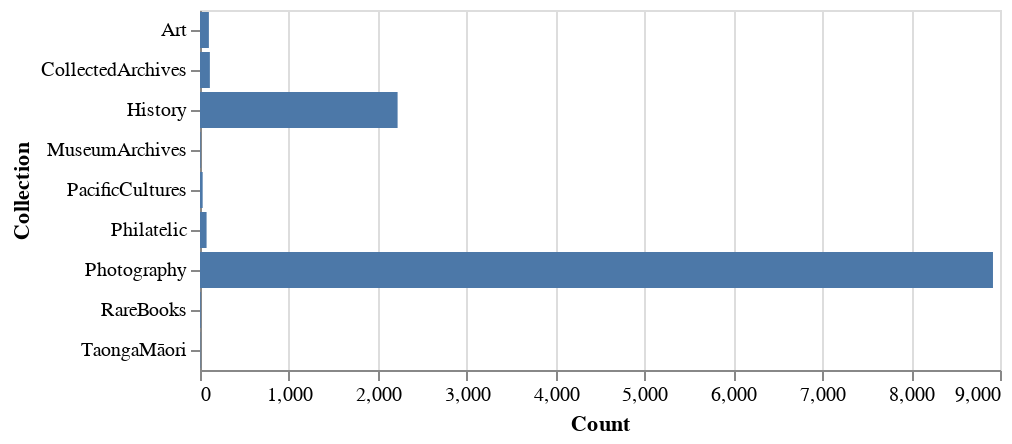

The notebook cell saved with this chart:
### Markdown cell above
#### Display the results as a bar chart

### Code cell
alt.Chart(objects_df).mark_bar().encode(
    y='Collection:O',
    x='Count',
    tooltip=[alt.Tooltip('Collection:O'), alt.Tooltip('Count')]
)

### Figure 1 — Vega-Lite specification as saved in the notebook (floating-point values rounded to 4 significant figures)
{"config": {"view": {"continuousWidth": 400, "continuousHeight": 300}}, "data": {"name": "data-4c0585848fd6d80b13bffe3c7e451bb5"}, "mark": "bar", "encoding": {"tooltip": [{"type": "ordinal", "field": "Collection"}, {"type": "quantitative", "field": "Count"}], "x": {"type": "quantitative", "field": "Count"}, "y": {"type": "ordinal", "field": "Collection"}}, "$schema": "https://vega.github.io/schema/vega-lite/v4.0.2.json", "datasets": {"data-4c0585848fd6d80b13bffe3c7e451bb5": [{"Collection": "Photography", "Count": 8921}, {"Collection": "MuseumArchives", "Count": 7}, {"Collection": "Art", "Count": 100}, {"Collection": "CollectedArchives", "Count": 111}, {"Collection": "Philatelic", "Count": 74}, {"Collection": "TaongaMāori", "Count": 4}, {"Collection": "RareBooks", "Count": 8}, {"Collection": "PacificCultures", "Count": 30}, {"Collection": "History", "Count": 2223}]}}
